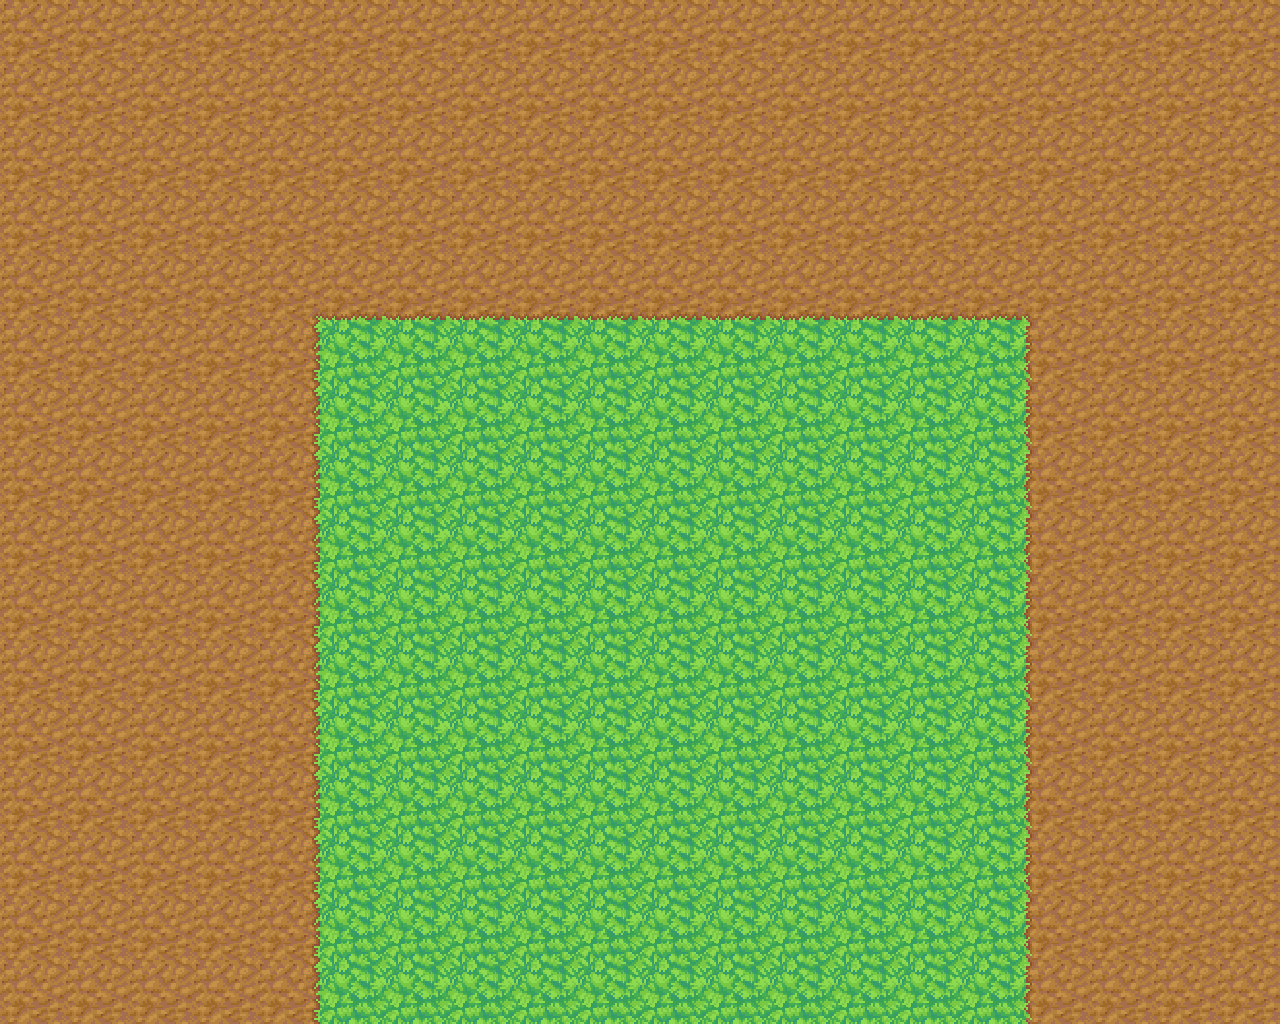

The image is a tile-based game level rendered from a .tmx file. Its description and source (layers, tilesets, objects; grid data summarised) follow:
An orthogonal 20x16 tile map with 64x64 px tiles, 1 tile layer (Tile Layer 1), 3 tilesets.

<map version="1.0" orientation="orthogonal" width="20" height="16" tilewidth="64" tileheight="64">
 <tileset firstgid="1" name="sand_tile" tilewidth="64" tileheight="64">
  <image source="sand_tile.png" width="256" height="256" />
 </tileset>
 <tileset firstgid="17" name="vulcan_tile" tilewidth="64" tileheight="64">
  <image source="vulcan_tile.png" width="256" height="256" />
 </tileset>
 <tileset firstgid="33" name="jungle_tile" tilewidth="64" tileheight="64">
  <image source="jungle_tile.png" width="256" height="512" />
 </tileset>
 <layer name="Tile Layer 1" width="20" height="16">
  <data>[320 cells, 320 non-empty, 11 distinct tile ids]</data>
 </layer>
</map>
